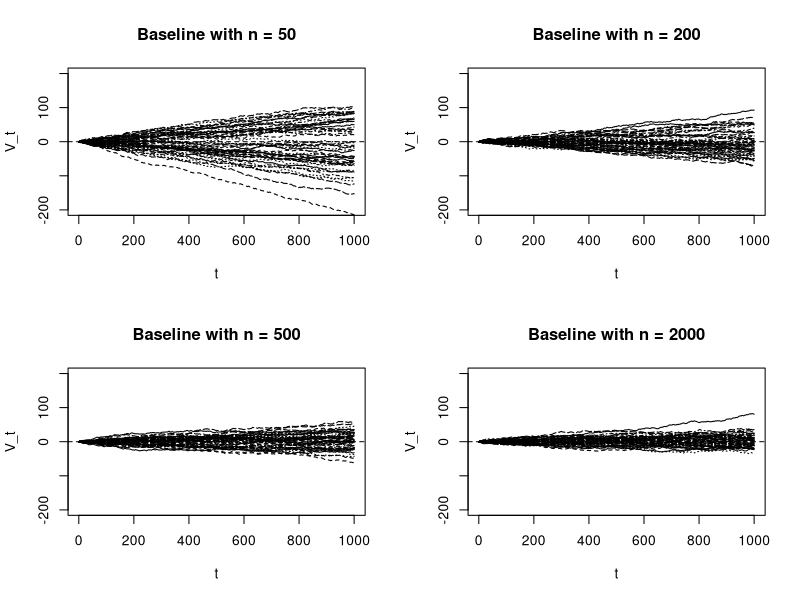

Write the R code that produced this figure.
rm(list = ls())
set.seed(10)
nbase1 <- 50
nbase2 <- 200
nbase3 <- 500
nbase4 <- 2000
vlad <- function(nbase){
  A <- matrix(nrow = 50, ncol = 1000)
  for(i in 1:50){
    xlogregbase <- data.frame(x1 = rbinom(nbase, 1, 0.2), x2 = runif(nbase, 0, 1), x3 = rnorm(nbase, 0, 2))
    xlogregrun <- data.frame(x1 = rbinom(1000, 1, 0.2), x2 = runif(1000, 0, 1), x3 = rnorm(1000, 0, 2))
    xbetabase <- xlogregbase$x1 + xlogregbase$x2 + xlogregbase$x3
    xbetarun <- xlogregrun$x1 + xlogregrun$x2 + xlogregrun$x3
    xlogregbase$y <- rbinom(nbase, size = 1, prob = exp(xbetabase)/(1+exp(xbetabase)))
    xlogregrun$y <- rbinom(1000, size = 1, prob = exp(xbetarun)/(1+exp(xbetarun)))
    regmod <- glm(y~1, data <- xlogregbase, family = binomial("logit"))
    beta_0 <- summary(regmod)$coefficients[1, 1]
    pred <- exp(beta_0)/(1+exp(beta_0))
    V <- numeric(0)
    V[1] <- pred - xlogregrun$y[1]
    for(j in 2:1000){
      V[j] <- V[j-1] + (pred - xlogregrun$y[j])
    }
    dim(V) <- c(1000, 1)
    A[i, ] <- V
  }
  
  return(A)
}
vlad1 <- vlad(nbase1)
vlad2 <- vlad(nbase2)
vlad3 <- vlad(nbase3)
vlad4 <- vlad(nbase4)
par(mfrow = c(2, 2))
matplot(t(vlad1), type = "l", lwd = 1, main = "Baseline with n = 50", col = 1, 
        ylim = c(-200, 200), ylab = "V_t", xlab = "t")
abline(h = 0, lty = 2)
matplot(t(vlad2), type = "l", lwd = 1, main = "Baseline with n = 200", col = 1,  
        ylim = c(-200, 200), ylab = "V_t", xlab = "t")
abline(h = 0, lty = 2)
matplot(t(vlad3), type = "l", lwd = 1, main = "Baseline with n = 500", col = 1, 
        ylim = c(-200, 200), ylab = "V_t", xlab = "t")
abline(h = 0, lty = 2)
matplot(t(vlad4), type = "l", lwd = 1, main = "Baseline with n = 2000", col = 1,  
        ylim = c(-200, 200), ylab = "V_t", xlab = "t")
abline(h = 0, lty = 2)
